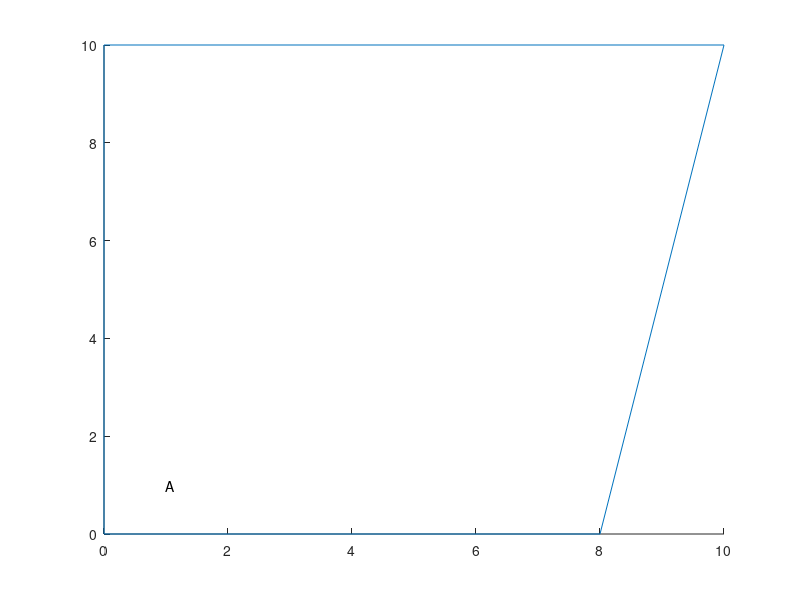

Write MATLAB code to recreate this figure. (Note: this script raises an error after producing the figure.)
topFrontPt = [10, 10];
lowFrontPt = [8, 0];
topBackPt = [0, 10];
lowBackPt = [0, 0];

X = [topFrontPt(1), lowFrontPt(1), lowBackPt(1), topBackPt(1), topFrontPt(1)];
Y = [topFrontPt(2), lowFrontPt(2), lowBackPt(2), topBackPt(2), topFrontPt(2)];
i = [9,9];

figure();
hold on;
plot(X,Y);
text(1,1, char('A'));
hold off;

ax = gca;
ax.XDir = 'reverse';
ax.XLim = [-1 11];
ax.YLim = [-1 11];
grid on;

